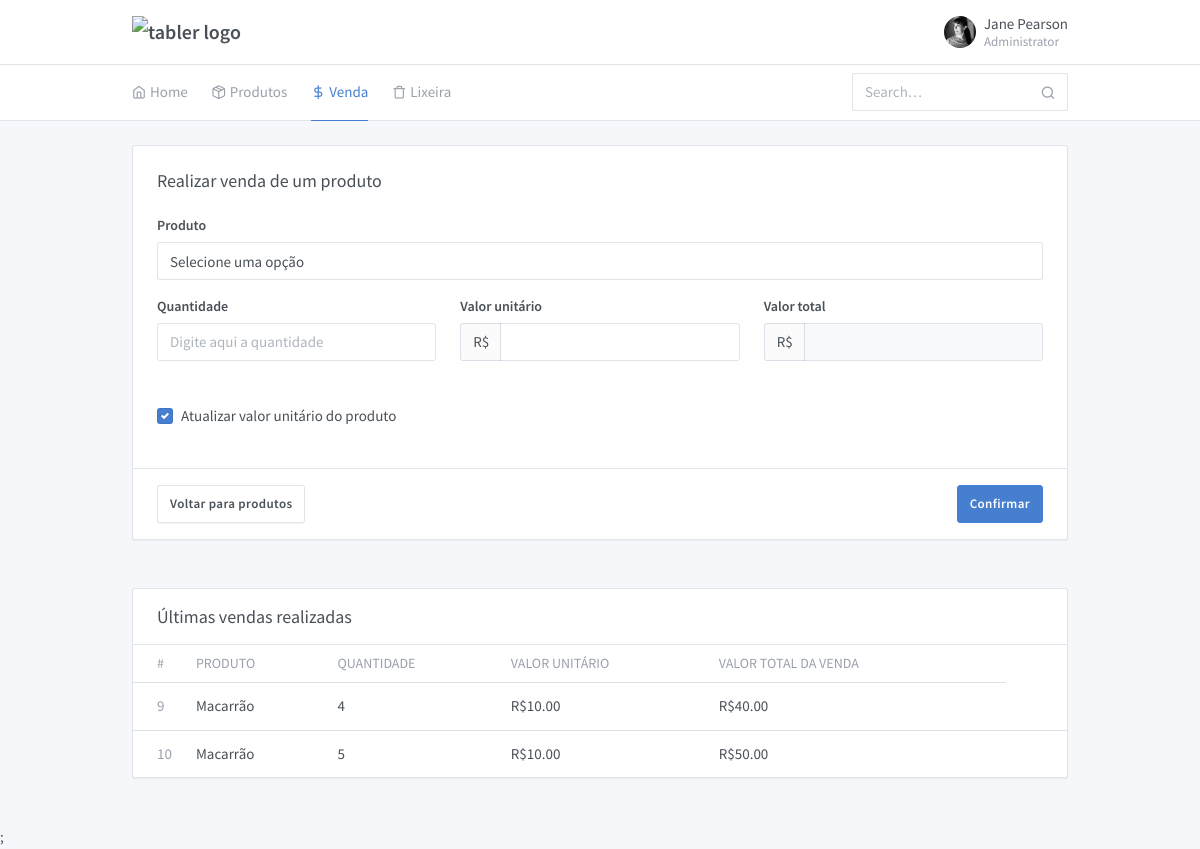
Before: /projeto/form-venda.php?termobusca=Macarrão  with the older database file.
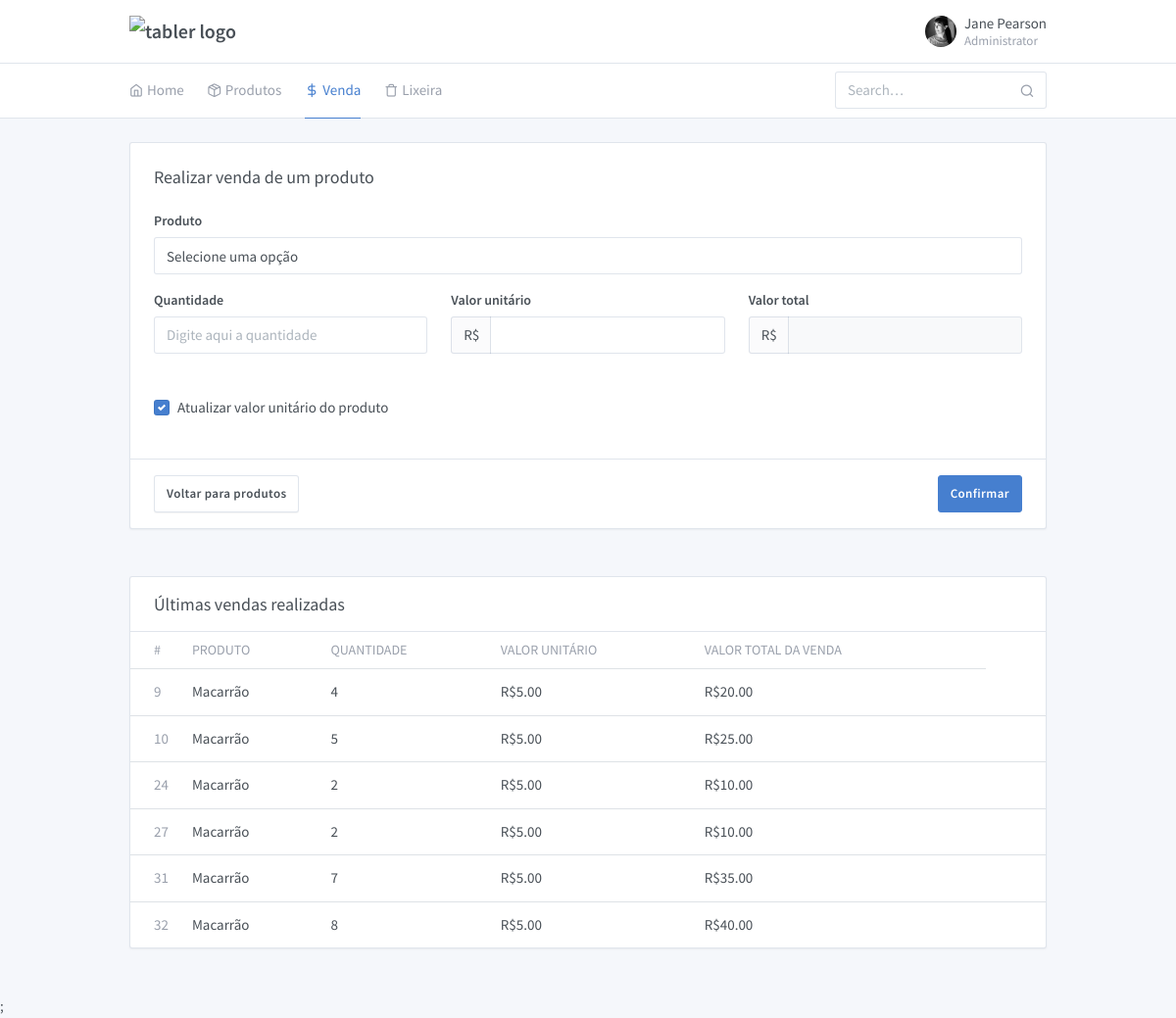
After: the same page with the newer database file.
### tables this page shows
CREATE TABLE `venda` (
  `ven_id` int(11) NOT NULL,
  `pro_id` int(11) NOT NULL,
  `ven_qtd` int(11) NOT NULL,
  `ven_data` timestamp NOT NULL DEFAULT current_timestamp()
);

CREATE TABLE `produto` (
  `pro_id` int(11) NOT NULL,
  `pro_desc` varchar(150) NOT NULL,
  `pro_vlrunt` decimal(10,2) NOT NULL,
  `pro_qtdestoque` int(11) NOT NULL,
  `pro_codbarras` varchar(13) NOT NULL,
  `pro_ativo` varchar(1) NOT NULL
);

### projeto/venda/Venda.php (called while the page is built, shortened)
<?php
require_once '../Conexao.php';
class Venda
{
    private $id;
    private $produto_descricao;
    private $total;
    private $quantidade;
    private $valor_unitario;
    function __construct($id = null, $produto_id = null, $quantidade = null, $valor_unitario = null)
    {
        $this->id = $this->setId($id);
        $this->quantidade = $this->setQuantidade($quantidade);
        $this->valor_unitario = $this->setValorUnitario($valor_unitario);
    }
    public function getId()
    {
        return $this->id;
    }
    private function setId($id)
    {
        $this->id = $id;
    }
    public function getDescricaoProduto()
    {
        return $this->produto_descricao;
    }
    private function setDescricaoProduto($produto_descricao)
    {
        $this->produto_descricao = $produto_descricao;
    }
    public function getValorTotal()
    {
        return $this->total;
    }
    private function setValorTotal($total)
    {
        $this->total = $total;
    }
    public function getQuantidade()
    {
        return $this->quantidade;
    }
    private function setQuantidade($quantidade)
    {
        $this->quantidade = $quantidade;
    }
    public function getValorUnitario()
    {
        return $this->valor_unitario;
    }
    private function setValorUnitario($valor_unitario)
    {
        $this->valor_unitario = $valor_unitario;
    }
    public function listAllBySearchTerm($searchterm)
    {
        $conn = new Conexao();
        $conn->setConexao();
        $conn->query("SELECT
                    v.ven_id,
                    p.pro_id,
                    p.pro_desc,
                    v.ven_qtd,
                    p.pro_vlrunt,
                    (v.ven_qtd * p.pro_vlrunt) as total
        FROM venda v
        left join produto p on
            p.pro_id = v.pro_id
        where
            p.pro_desc like '%$searchterm%' or
            p.pro_id = '$searchterm'
        group by v.ven_id");
        $retorno = [];
        if ($conn->getQuery()) {
            foreach ($conn->getArrayResults() as $linha) {
                $venda = new Venda();
                $venda->setId($linha['ven_id']);
                $venda->setProdutoId($linha['pro_id']);
                $venda->setDescricaoProduto($linha['pro_desc']);
                $venda->setValorUnitario($linha['pro_vlrunt']);
                $venda->setQuantidade($linha['ven_qtd']);
                $venda->setValorTotal($linha['total']);
                $retorno[] = $venda;
            }
        }
        return $retorno;
    }
}

### Conexao.php (called while the page is built, shortened)
<?php
class Conexao {
  private $nome;
  private $host;
  private $usuario;
  private $senha;
  private $conexao;
  private $query;
  function __construct($sNome = 'avaliacao', $sHost = 'localhost', $sUsuario = 'root', $sSenha = '') {
    $this->nome    = $sNome;
    $this->host    = $sHost;
    $this->usuario = $sUsuario;
    $this->senha   = $sSenha;
  }
  public function setConexao() {
    if(!empty($this->host) && !empty($this->usuario)) {
      if (@$this->conexao = mysqli_connect($this->host, $this->usuario, $this->senha)) {
        mysqli_select_db($this->conexao, $this->nome);
        mysqli_query($this->conexao, 'SET character_set_connection=utf8');
        mysqli_query($this->conexao, 'SET character_set_client=utf8');
        mysqli_query($this->conexao, 'SET character_set_results=utf8');
        $nOffset = -10800;
        $this->timeZone = sprintf('Etc/GMT+%s', ($nOffset / 3600 * -1));
      } else {
        echo 'Nosso banco de dados não está respondendo à solicitação de acesso, já estamos verificando. Por favor aguarde!';
      }
    } else {
      echo 'not working';
    }
  }
  public function query($sSql, $bReturn = false) {
    if($rQry = mysqli_query($this->conexao, $sSql)) {
      if($bReturn) {
        return $rQry;
      } else {
        $this->query = $rQry;
      }
    }
  }
  public function getQuery() {
    return $this->query;
  }
  public function getArrayResults() {
    $aReturn = [];
    while ($aDados = mysqli_fetch_array($this->query, MYSQLI_ASSOC)) {
      $aReturn[] = $aDados;
    }
    return $aReturn;
  }
}

### projeto/form-venda.php (the view, shortened to what the changed rows need)
<?php
require_once '../projeto/venda/Venda.php';
$termobusca = isset($_GET['termobusca']) ? $_GET['termobusca']: null;
$venda = new Venda();
$vendas = is_null($termobusca)? $venda->listAll() : $venda->listAllBySearchTerm($termobusca);
?>
<!doctype html>
<html lang="en" dir="ltr">
<head>
  <link rel="stylesheet" href="https://maxcdn.bootstrapcdn.com/font-awesome/4.7.0/css/font-awesome.min.css">
  <link href="./assets/css/dashboard.css" rel="stylesheet" />
  <link href="./assets/plugins/charts-c3/plugin.css" rel="stylesheet" />
  <link href="./assets/plugins/maps-google/plugin.css" rel="stylesheet" />
</head>
<body class="">
  <div class="page">
    <div class="page-main">
      <div class="my-3 my-md-5">
        <div class="container">
          <div class="row row-cards row-deck">
            <div class="col-12">
              <div class="card">
                <div class="table-responsive">
                  <table class="table card-table table-vcenter text-nowrap">
                    <thead>
                      <tr>
                        <th class="w-1">#</th>
                        <th>Produto</th>
                        <th>Quantidade</th>
                        <th>Valor unitário</th>
                        <th>Valor total da venda</th>
                      </tr>
                    </thead>
                    <tbody>
                      <?php
                      foreach ($vendas as $venda) {
                        echo '<td><span class="text-muted">' . $venda->getId() . '</span></td>
                              <td>
                                ' . $venda->getDescricaoProduto() . '
                              </td>
                              <td>
                                ' . $venda->getQuantidade() . '
                              </td>
                              <td>
                                R$' . $venda->getValorUnitario() . '
                              </td>
                              <td>
                                R$' . $venda->getValorTotal() . '
                              </td>
                              <td>
                              </td>
                            </tr>';
                      }
                      ?>
                    </tbody>
                  </table>
                </div>
              </div>
            </div>
          </div>
        </div>
      </div>
    </div>
  </div>
</body>
</html>

Changed rows visible on the page:
changed through a linked row, venda id 9: pro.pro_vlrunt "10.00" → "5.00"; ValorTotal "40.00" → "20.00"
changed through a linked row, venda id 10: pro.pro_vlrunt "10.00" → "5.00"; ValorTotal "50.00" → "25.00"
added venda: ven_id "24", pro.pro_desc "Macarrão", ven_qtd "2", pro.pro_vlrunt "5.00", ValorTotal "10.00"
added venda: ven_id "27", pro.pro_desc "Macarrão", ven_qtd "2", pro.pro_vlrunt "5.00", ValorTotal "10.00"
added venda: ven_id "31", pro.pro_desc "Macarrão", ven_qtd "7", pro.pro_vlrunt "5.00", ValorTotal "35.00"
added venda: ven_id "32", pro.pro_desc "Macarrão", ven_qtd "8", pro.pro_vlrunt "5.00", ValorTotal "40.00"
